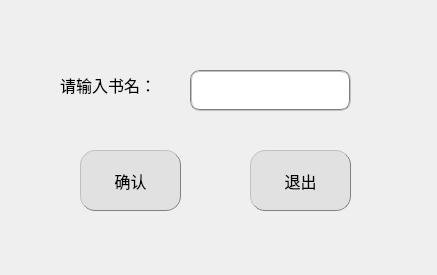
<?xml version="1.0" encoding="UTF-8"?>
<ui version="4.0">
 <class>DeleteBook</class>
 <widget class="QDialog" name="DeleteBook">
  <property name="geometry">
   <rect>
    <x>0</x>
    <y>0</y>
    <width>437</width>
    <height>275</height>
   </rect>
  </property>
  <property name="windowTitle">
   <string>Dialog</string>
  </property>
  <widget class="QLabel" name="label">
   <property name="geometry">
    <rect>
     <x>60</x>
     <y>50</y>
     <width>121</width>
     <height>71</height>
    </rect>
   </property>
   <property name="text">
    <string>&lt;html&gt;&lt;head/&gt;&lt;body&gt;&lt;p&gt;&lt;span style=&quot; font-size:12pt;&quot;&gt;请输入书名：&lt;/span&gt;&lt;/p&gt;&lt;/body&gt;&lt;/html&gt;</string>
   </property>
  </widget>
  <widget class="QLineEdit" name="bookIn">
   <property name="geometry">
    <rect>
     <x>190</x>
     <y>70</y>
     <width>161</width>
     <height>41</height>
    </rect>
   </property>
   <property name="font">
    <font>
     <pointsize>12</pointsize>
    </font>
   </property>
   <property name="styleSheet">
    <string notr="true">border:2px groove gray;border-radius:10px;padding:2px 4px</string>
   </property>
  </widget>
  <widget class="QPushButton" name="chooseBookBtn">
   <property name="geometry">
    <rect>
     <x>80</x>
     <y>150</y>
     <width>101</width>
     <height>61</height>
    </rect>
   </property>
   <property name="font">
    <font>
     <pointsize>12</pointsize>
    </font>
   </property>
   <property name="styleSheet">
    <string notr="true">background-color: rgb(225, 225, 225);border:1px groove gray;border-radius:15px;padding:1px 4px;border-style: outset;</string>
   </property>
   <property name="text">
    <string>确认</string>
   </property>
  </widget>
  <widget class="QPushButton" name="exitBtn">
   <property name="geometry">
    <rect>
     <x>250</x>
     <y>150</y>
     <width>101</width>
     <height>61</height>
    </rect>
   </property>
   <property name="font">
    <font>
     <pointsize>12</pointsize>
    </font>
   </property>
   <property name="styleSheet">
    <string notr="true">background-color: rgb(225, 225, 225);border:1px groove gray;border-radius:15px;padding:1px 4px;border-style: outset;</string>
   </property>
   <property name="text">
    <string>退出</string>
   </property>
  </widget>
  <widget class="QLabel" name="label_2">
   <property name="geometry">
    <rect>
     <x>-2</x>
     <y>-2</y>
     <width>441</width>
     <height>281</height>
    </rect>
   </property>
   <property name="text">
    <string/>
   </property>
   <property name="pixmap">
    <pixmap resource="pic.qrc">:/new/prefix1/3.png</pixmap>
   </property>
  </widget>
  <zorder>label_2</zorder>
  <zorder>label</zorder>
  <zorder>bookIn</zorder>
  <zorder>chooseBookBtn</zorder>
  <zorder>exitBtn</zorder>
 </widget>
 <resources>
  <include location="pic.qrc"/>
 </resources>
 <connections/>
</ui>
